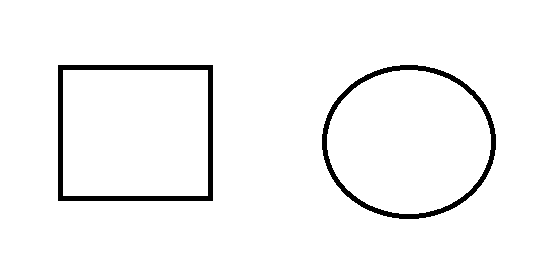
#> input picture Pattern Recognition in Python/Template Matching/imag1.png, 556 x 268 px
$ jupyter execute 'Template_Matching (SIFT Algorithm).ipynb'
#> lines starting #> are read from the running program, lines starting #| are printed output that depends on the picture; after the words box and inside, x2 and y2 are one past the last pixel; in counts of white or black regions, pixels touching at a corner belong together; long printed decimals are rounded
[cell 1]
import cv2
import numpy as np
import imutils
import matplotlib.pyplot as plt
##Reading images
image = cv2.imread("imag1.png")
#> image is the input picture: shape (268, 556, 3); min 0, max 255, mean 245.9
gray = cv2.cvtColor(image, cv2.COLOR_BGR2GRAY)

image2 = cv2.imread("imag2.png")
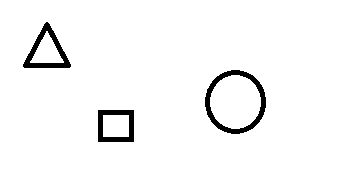
#> input picture Pattern Recognition in Python/Template Matching/imag2.png, 343 x 193 px
#> image2 is the input picture: shape (193, 343, 3); 96.8% white; 3 black regions, box (x1, y1, x2, y2) and area: (205, 70, 266, 134) 900, (23, 22, 71, 68) 667, (98, 110, 134, 142) 580
image2_gray = cv2.cvtColor(image2, cv2.COLOR_BGR2GRAY)

plt.imshow(gray)

[cell 2]
plt.imshow(image2_gray)

[cell 3]
#keypoints of img1
sift =cv2.SIFT_create()
keypoints_1, descriptors_1 = sift.detectAndCompute(image,None)
#> keypoints_1 = 12 keypoints; strongest (x, y, size): (61, 68, 5.4), (61, 197, 5.4), (209, 68, 5.4), (209, 197, 5.4)
img_1 = cv2.drawKeypoints(gray,keypoints_1,image)
plt.imshow(img_1)

[cell 4]
keypoints_2, descriptors_2 = sift.detectAndCompute(image2_gray,None)
#> keypoints_2 = 24 keypoints; strongest (x, y, size): (47, 27, 6.1), (66, 64, 5.9), (27, 64, 5.9), (101, 113, 5.4)
img_2 = cv2.drawKeypoints(image2_gray,keypoints_2,image2)

plt.imshow(img_2)

[cell 5]
# check the number of keypoints in both images
print(len(keypoints_1), len(keypoints_2))
#| 12 24

[cell 6]
# define a function to calculate the eucl. distance
# between vector and array
import math as m

def dis(v,arr):
    i=0 # keep track of the index
    l=[]
    for d in arr:
        l.append((m.dist(v,d),i))
        i+=1
#> this loop made 24 passes
#> after the loop, i = 24; l = 24 items, first 6: (341.4, 0), (462.7, 1), (530.7, 2), (540.9, 3), (540.2, 4), (389.7, 5)
    return l

# calculate the distance and sort the results
knn=sorted(dis(descriptors_1[0],descriptors_2))
#> knn = 24 items, first 6: (6.86, 12), (38.85, 19), (60.89, 17), (320.3, 10), (341.4, 0), (389.7, 5)
# print nearest 5
print(knn[0:5])
#| [(6.856, 12), (38.846, 19), (60.885, 17), (320.311, 10), (341.403, 0)]
# pick the index of nearst point
nearest= knn[0][1]
#> nearest = 12
print(nearest)
#| 12

[cell 7]
#get the corrdinates of keypoint_1[0] and keypoint_2[nearest]
a,b=keypoints_1[0].pt
#> a = 61.13; b = 68.13
a=int(a)
#> a = 61
b=int(b)
#> b = 68

c,d=keypoints_2[nearest].pt
#> c = 101.1; d = 113.1
c=int(c)
#> c = 101
d=int(d)
#> d = 113

[cell 8]
# draw circle around keypoints_1[0]
img1Copy=image.copy()
cv2.circle(img1Copy,(a,b) , 10, (255, 0, 0), thickness=3)
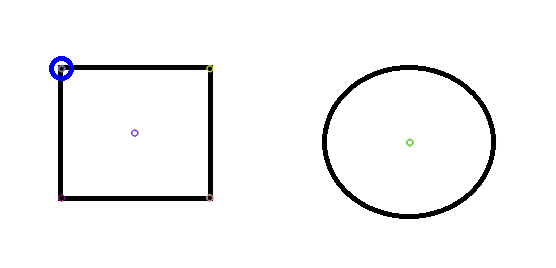
#> img1Copy: shape (268, 556, 3); mean B, G, R 246, 245.5, 245.5
plt.imshow(img1Copy)

[cell 9]
#draw circle around keypoint_2[nearest]
img2Copy=image2.copy()
cv2.circle(img2Copy,(c,d), 10, (255, 0, 0), thickness=3)
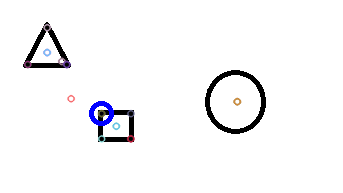
#> img2Copy: shape (193, 343, 3); mean B, G, R 247.1, 245.8, 245.9
plt.imshow(img2Copy)
